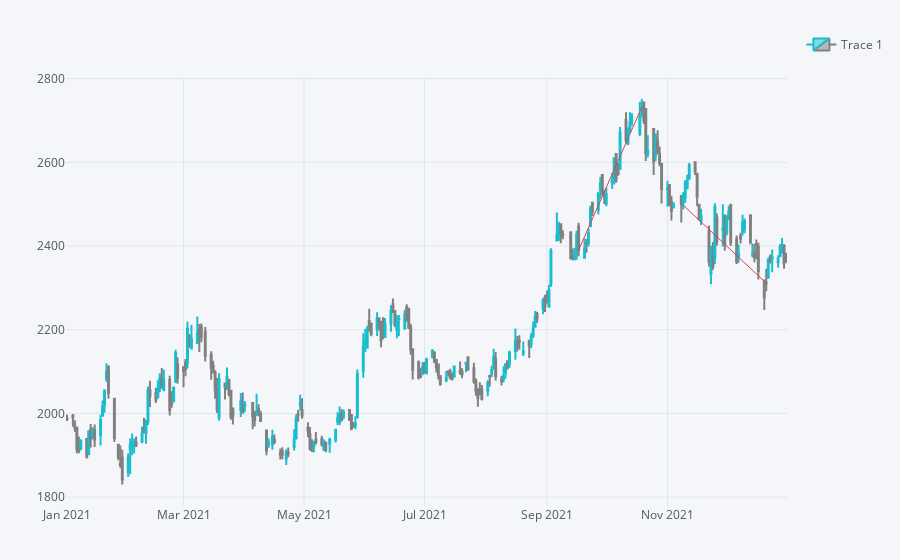

Notebook code for this chart:
### Code cell
qf.iplot()

### Figure 1 — Plotly figure (JSON) as saved in the notebook; plotly's stock layout.template omitted (floating-point values rounded to 4 significant figures; data arrays with more than 128 entries replaced by an {"elided": "..."} marker saying what was removed)
{"data": [{"close": {"elided": "248 float values"}, "decreasing": {"line": {"color": "#808080"}}, "high": {"elided": "248 float values"}, "increasing": {"line": {"color": "#17BECF"}}, "low": {"elided": "248 float values"}, "name": "Trace 1", "open": {"elided": "248 float values"}, "showlegend": true, "type": "candlestick", "x": {"elided": "248 str values"}, "yaxis": "y2"}], "layout": {"legend": {"bgcolor": "#F5F6F9", "font": {"color": "#4D5663"}}, "margin": {"b": 30, "l": 30, "r": 30, "t": 30}, "paper_bgcolor": "#F5F6F9", "plot_bgcolor": "#F5F6F9", "shapes": [{"line": {"color": "#db4052", "dash": "solid", "width": 1}, "type": "line", "x0": "2021-11-08", "x1": "2021-12-21", "xref": "x", "y0": 2502.0, "y1": 2311.0, "yref": "y2"}, {"line": {"color": "#db4052", "dash": "solid", "width": 1}, "type": "line", "x0": "2021-09-17", "x1": "2021-10-19", "xref": "x", "y0": 2391.0, "y1": 2732.0, "yref": "y2"}], "showlegend": true, "title": {"font": {"color": "#4D5663"}}, "xaxis": {"anchor": "y2", "gridcolor": "#E1E5ED", "rangeselector": {"bgcolor": "rgba(150, 200, 250, 1)", "buttons": [{"count": 1, "label": "1m", "step": "month", "stepmode": "backward"}, {"count": 1, "label": "1y", "step": "year", "stepmode": "backward"}], "font": {"size": 13}, "visible": false, "x": 0, "y": 0.9}, "rangeslider": {"visible": false}, "showgrid": true, "tickfont": {"color": "#4D5663"}, "title": {"font": {"color": "#4D5663"}, "text": ""}, "zerolinecolor": "#E1E5ED"}, "yaxis": {"gridcolor": "#E1E5ED", "showgrid": true, "showticklabels": false, "tickfont": {"color": "#4D5663"}, "title": {"font": {"color": "#4D5663"}, "text": ""}, "zerolinecolor": "#E1E5ED"}, "yaxis2": {"domain": [0.0, 0.9], "gridcolor": "#E1E5ED", "showgrid": true, "tickfont": {"color": "#4D5663"}, "title": {"font": {"color": "#4D5663"}, "text": ""}, "zerolinecolor": "#E1E5ED"}}}
